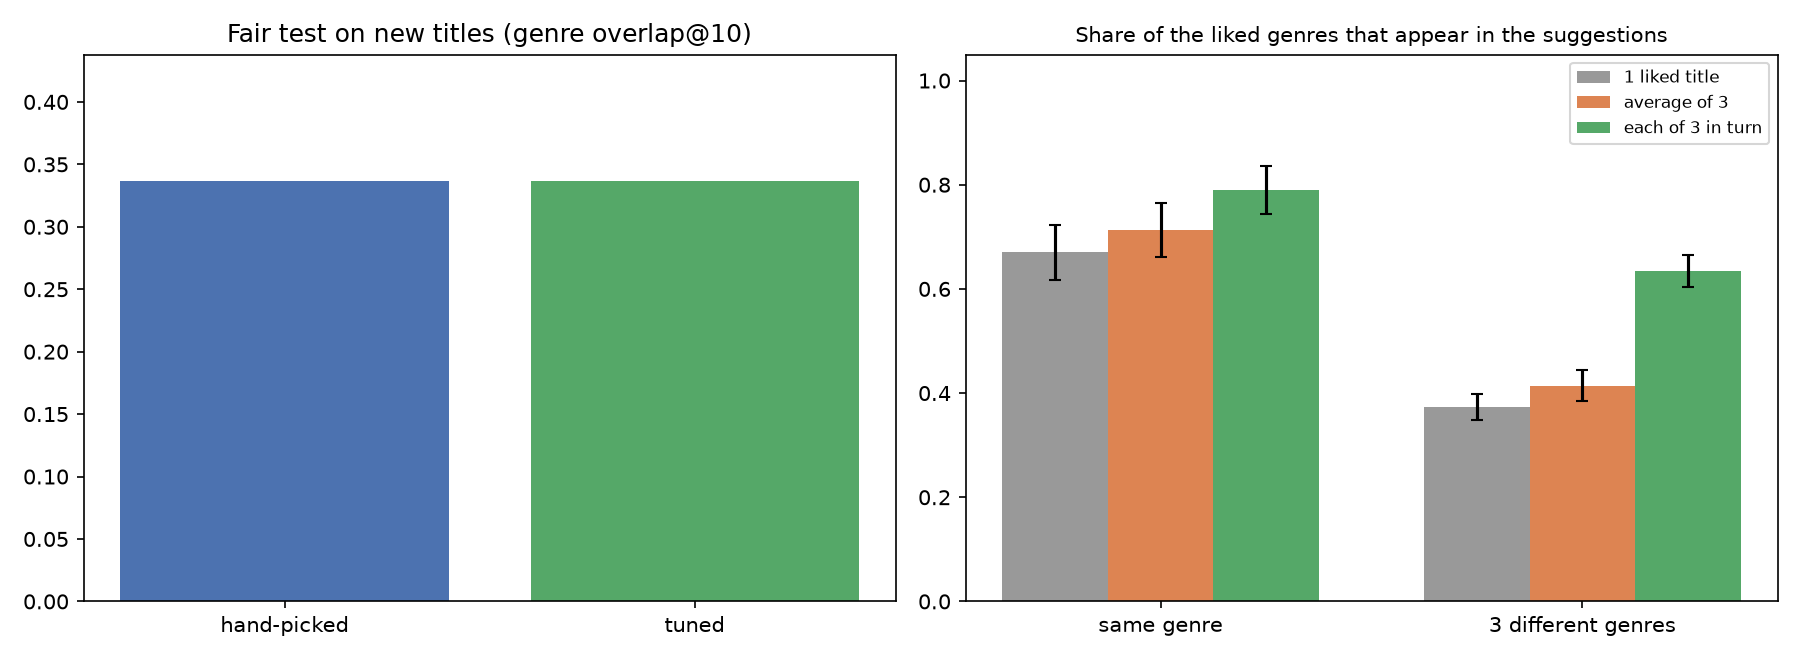

Generate this figure with Python:
"""netflix-ml-tasks TSK1: task1_weight_tuning"""

import json
import sys
import numpy as np
import pandas as pd
import matplotlib
matplotlib.use("Agg")
import matplotlib.pyplot as plt
import netflix_core as nc


K = 10
path = sys.argv[1] if len(sys.argv) > 1 else "Dataset.csv"
try:
    df = nc.load_t1(path)
    size_note = nc.check_size(df)
except ValueError as err:
    sys.exit(f"Cannot continue: {err}")
N = len(df)
for note in df.attrs.get("issues", []) + ([size_note] if size_note else []):
    print("NOTE:", note)
genre_list = nc.get_genres(df)
G = np.array([[g in set(nc.split_items(s)) for g in genre_list] for s in df["listed_in"]], dtype=np.float32)

blocks_full = nc.build_blocks(df, use_genre=True)
blocks_nogenre = {c: b for c, b in blocks_full.items() if c != "listed_in"}
YEARS = df["release_year"].values
def top_lists(X, queries, k=K):
    """Top-k neighbors with the same ranking and tie-break as the dashboard."""
    S = (X[queries] @ X.T).toarray()
    return np.array([nc.rank_like_production(S[r], YEARS, YEARS[q], k, skip=[q]) for r, q in enumerate(queries)])

def genre_overlap(top, queries):
    """Mean genre overlap between queries and recommendations."""
    inter = np.einsum("qkg,qg->qk", G[top], G[queries])
    union = G[top].sum(2) + G[queries].sum(1)[:, None] - inter
    return (inter / np.maximum(union, 1)).mean(axis=1)
def fair_score(weights, queries):
    X = nc.combine_blocks(blocks_nogenre, weights)
    return genre_overlap(top_lists(X, queries), queries)

rng = np.random.default_rng(42)
order = rng.permutation(N)
n_tune, n_check = min(300, N // 3), min(500, N // 2)
tune_q, check_q = order[:n_tune], order[n_tune:n_tune + n_check]

others = [c for c in nc.DEFAULT_WEIGHTS if c != "listed_in"]
candidates = [dict(nc.DEFAULT_WEIGHTS)]
for _ in range(40):
    w = dict(nc.DEFAULT_WEIGHTS)
    for c in others:
        w[c] = float(np.exp(rng.uniform(np.log(0.1), np.log(3.0))))
    candidates.append(w)

print(f"Trying {len(candidates)} weight settings on {len(tune_q)} titles ...")
tune_scores = [fair_score(w, tune_q).mean() for w in candidates]
best = candidates[int(np.argmax(tune_scores))]
print(f"Hand-picked weights score {tune_scores[0]:.4f} on the search titles; best found {max(tune_scores):.4f}")

old_check = fair_score(nc.DEFAULT_WEIGHTS, check_q)
new_check = fair_score(best, check_q)
gain = new_check - old_check
se = gain.std(ddof=1) / np.sqrt(len(gain))
low, high = gain.mean() - 1.96 * se, gain.mean() + 1.96 * se
adopted = bool(low > 0)
print(f"\nOn {len(check_q)} NEW titles (genre overlap@10, fair test):")
print(f"  hand-picked : {old_check.mean():.4f}")
print(f"  tuned       : {new_check.mean():.4f}")
print(f"  gain        : {gain.mean():+.4f}  (95% range {low:+.4f} to {high:+.4f})")
print("  -> " + ("clearly better, tuned weights will be used." if adopted else
                 "not clearly better. Keeping the hand-picked weights and saying so in the report."))
with open(nc.WEIGHTS_FILE, "w") as f:
    json.dump({"adopted": adopted,
               "weights": {c: round(best[c], 3) for c in others},
               "fair_score_hand_picked": round(float(old_check.mean()), 4),
               "fair_score_tuned": round(float(new_check.mean()), 4),
               "gain_95_range": [round(float(low), 4), round(float(high), 4)],
               "note": "genre weight is hand-picked (cannot be tuned fairly with a genre-based score)"},
              f, indent=2)

base_w = nc.load_weights()
reference = top_lists(nc.combine_blocks(blocks_full, base_w), check_q[:n_check])
rows = []
for gw in [0.0, 1.0, 2.0, 3.0, 5.0]:
    X = nc.combine_blocks(blocks_full, {**base_w, "listed_in": gw})
    top = top_lists(X, check_q[:n_check])
    same_list = np.mean([len(set(a) & set(b)) / K for a, b in zip(top, reference)])
    rows.append({"genre_weight": gw,
                 "same_titles_as_weight_3": round(same_list, 3),
                 "genre_overlap (circular!)": round(genre_overlap(top, check_q[:n_check]).mean(), 3)})
sens = pd.DataFrame(rows)
print("\nWhat the genre weight does (the last column is circular - genres are an input):")
print(sens.to_string(index=False))
sens.to_csv("task1_genre_weight_sensitivity.csv", index=False)
X_ng = nc.combine_blocks(blocks_nogenre, {c: base_w[c] for c in others})
by_genre = {g: np.where(G[:, j] > 0)[0] for j, g in enumerate(genre_list)}
usable = [g for g, rows_ in by_genre.items() if len(rows_) >= 8]
STRATEGIES = {"1 liked title": None, "average of 3": "average", "each of 3 in turn": "each"}
SCENARIOS = ["3 titles, same genre", "3 titles, 3 different genres"]
N_USERS = 300
profile_rows, results5 = [], {}

def ci(v):
    v = np.asarray(v, dtype=float)
    se = v.std(ddof=1) / np.sqrt(len(v)) if len(v) > 1 else 0.0
    return v.mean(), v.mean() - 1.96 * se, v.mean() + 1.96 * se

if len(usable) < 3:
    print("\nSkipping the liked-titles test: fewer than 3 genres have at least 8 titles in this dataset.")
else:
    for scenario in SCENARIOS:
        hits = {k: [] for k in STRATEGIES}
        covs = {k: [] for k in STRATEGIES}
        for _ in range(N_USERS):
            if scenario.endswith("same genre"):
                wanted = [usable[rng.integers(len(usable))]]
                liked = [int(i) for i in rng.choice(by_genre[wanted[0]], 3, replace=False)]
            else:
                wanted = [str(g) for g in rng.choice(usable, 3, replace=False)]
                liked = [int(rng.choice(by_genre[g])) for g in wanted]
                if len(set(liked)) < 3:
                    continue
            cols = [genre_list.index(g) for g in wanted]
            for name, method in STRATEGIES.items():
                if method is None:
                    rows = nc.rank_like_production(nc.row_similarity(X_ng, liked[0]), YEARS, YEARS[liked[0]], K, skip=liked)
                else:
                    rows = nc.combine_picks(X_ng, YEARS, liked, K, method)[0]
                has = G[rows][:, cols]
                hits[name].append(has.max(axis=1).mean())
                covs[name].append(has.max(axis=0).mean())
        results5[scenario] = (hits, covs)
        for name in STRATEGIES:
            (h, hl, hh), (c, cl, ch) = ci(hits[name]), ci(covs[name])
            profile_rows.append({"scenario": scenario, "strategy": name, "users": len(hits[name]),
                                 "genre_hit_share": h, "hit_low_95": hl, "hit_high_95": hh,
                                 "genre_coverage": c, "coverage_low_95": cl, "coverage_high_95": ch})
    profile = pd.DataFrame(profile_rows)
    print(f"\nSimulated users ({N_USERS} per situation, genres hidden from the vectors). hit share = share of the 10 suggestions "
          "with a liked genre; coverage = share of the liked genres that appear at least once:")
    print(profile.round(3).to_string(index=False))
    summary5 = []
    for scenario in SCENARIOS:
        hits, covs = results5[scenario]
        for label, data in [("hit share", hits), ("genre coverage", covs)]:
            diff = np.array(data["each of 3 in turn"]) - np.array(data["average of 3"])
            m, lo, hi = ci(diff)
            verdict = ("'each in turn' is clearly better" if lo > 0 else
                       "'average' is clearly better" if hi < 0 else "no clear difference")
            line = (f"{scenario}: {label}, each in turn minus average = {m:+.3f} (95% range {lo:+.3f} to {hi:+.3f}): {verdict}.")
            print("  " + line)
            summary5.append(line)
    profile.round(4).to_csv("task1_profile_test.csv", index=False)
sens_lookup = sens.set_index("genre_weight")["same_titles_as_weight_3"]
lines = [
    f"Weights: {len(candidates)} weight settings were tried on {len(tune_q)} titles and the best one was checked on "
    f"{len(check_q)} different titles (genre overlap@10, genres hidden): hand-picked {old_check.mean():.4f} vs tuned "
    f"{new_check.mean():.4f}, gain {gain.mean():+.4f} (95% range {low:+.4f} to {high:+.4f}). "
    + ("The gain is clear, so the tuned weights are used." if adopted else
       "There is no clear gain, so the hand-picked weights are kept."),
    f"The genre weight (3.0) stays a judgment call. The brief asks for suggestions 'based on genres, categories and content "
    f"attributes', so genres lead; and it cannot be tuned against genre overlap because that would be circular. "
    f"Sensitivity: with genre weight 1 only {sens_lookup.get(1.0, float('nan')):.0%} of the suggested titles are the same as with 3, "
    f"with weight 5 it is {sens_lookup.get(5.0, float('nan')):.0%}. A non-circular way to justify it is the human review: "
    "have reviewers compare lists made with different genre weights.",
]
if results5:
    lines.append(f"Several liked titles ({N_USERS} simulated users per situation): " + " ".join(summary5))
    lines.append("If 'each in turn' is clearly better when the liked titles are from different genres, say so and offer it as the "
                 "better way to combine very different picks; if there is no clear difference, keep the simple average.")
print("\nFor the report (copy this):")
for line in lines:
    print("  - " + line)
with open("task1_tuning_summary.txt", "w") as f:
    f.write("\n\n".join(lines) + "\n")

n_panels = 2 if results5 else 1
fig, axes = plt.subplots(1, n_panels, figsize=(6 + 6 * (n_panels - 1), 4.4), squeeze=False)
axes = axes[0]
axes[0].bar(["hand-picked", "tuned"], [old_check.mean(), new_check.mean()], color=["#4C72B0", "#55A868"])
axes[0].set_ylim(0, max(old_check.mean(), new_check.mean()) * 1.3 or 1)
axes[0].set_title("Fair test on new titles (genre overlap@10)")
if results5:
    width = 0.25
    for k, (name, color) in enumerate(zip(STRATEGIES, ["#999999", "#DD8452", "#55A868"])):
        vals = [profile[(profile["scenario"] == sc) & (profile["strategy"] == name)]["genre_coverage"].iloc[0] for sc in SCENARIOS]
        lo = [profile[(profile["scenario"] == sc) & (profile["strategy"] == name)]["coverage_low_95"].iloc[0] for sc in SCENARIOS]
        hi = [profile[(profile["scenario"] == sc) & (profile["strategy"] == name)]["coverage_high_95"].iloc[0] for sc in SCENARIOS]
        axes[1].bar(np.arange(2) + (k - 1) * width, vals, width, color=color, label=name,
                    yerr=[np.array(vals) - lo, np.array(hi) - np.array(vals)], capsize=3)
    axes[1].set_xticks(range(2)); axes[1].set_xticklabels(["same genre", "3 different genres"])
    axes[1].set_ylim(0, 1.05); axes[1].legend(fontsize=8)
    axes[1].set_title("Share of the liked genres that appear in the suggestions", fontsize=10)
plt.tight_layout(); plt.savefig("task1_weight_tuning.png", dpi=150); plt.close()
print(f"\nSaved: {nc.WEIGHTS_FILE}, task1_genre_weight_sensitivity.csv, task1_profile_test.csv, "
      "task1_tuning_summary.txt, task1_weight_tuning.png")
